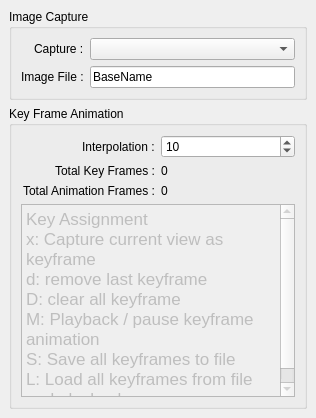
<?xml version="1.0" encoding="UTF-8"?>
<ui version="4.0">
 <class>AnimationControls</class>
 <widget class="QDockWidget" name="AnimationControls">
  <property name="geometry">
   <rect>
    <x>0</x>
    <y>0</y>
    <width>316</width>
    <height>418</height>
   </rect>
  </property>
  <property name="windowTitle">
   <string>Animation Controls</string>
  </property>
  <widget class="QWidget" name="dockWidgetContents">
   <layout class="QGridLayout" name="gridLayout">
    <item row="0" column="0">
     <widget class="QGroupBox" name="imageCaptureGBox">
      <property name="title">
       <string>Image Capture</string>
      </property>
      <layout class="QGridLayout" name="gridLayout_3">
       <item row="0" column="1">
        <widget class="QComboBox" name="captureCBox"/>
       </item>
       <item row="0" column="0" alignment="Qt::AlignRight">
        <widget class="QLabel" name="captureLbl">
         <property name="text">
          <string>Capture :</string>
         </property>
        </widget>
       </item>
       <item row="1" column="1">
        <widget class="QLineEdit" name="imageFileLEdit">
         <property name="text">
          <string>BaseName</string>
         </property>
        </widget>
       </item>
       <item row="1" column="0" alignment="Qt::AlignRight">
        <widget class="QLabel" name="imageFileLbl">
         <property name="text">
          <string>Image File :</string>
         </property>
        </widget>
       </item>
      </layout>
     </widget>
    </item>
    <item row="1" column="0">
     <widget class="QGroupBox" name="keyFrameAnimationGBox">
      <property name="title">
       <string>Key Frame Animation</string>
      </property>
      <layout class="QGridLayout" name="gridLayout_2">
       <item row="4" column="0" colspan="2">
        <widget class="QTextEdit" name="textEdit">
         <property name="enabled">
          <bool>false</bool>
         </property>
         <property name="html">
          <string>&lt;!DOCTYPE HTML PUBLIC &quot;-//W3C//DTD HTML 4.0//EN&quot; &quot;http://www.w3.org/TR/REC-html40/strict.dtd&quot;&gt;
&lt;html&gt;&lt;head&gt;&lt;meta name=&quot;qrichtext&quot; content=&quot;1&quot; /&gt;&lt;meta charset=&quot;utf-8&quot; /&gt;&lt;style type=&quot;text/css&quot;&gt;
p, li { white-space: pre-wrap; }
hr { height: 1px; border-width: 0; }
li.unchecked::marker { content: &quot;\2610&quot;; }
li.checked::marker { content: &quot;\2612&quot;; }
&lt;/style&gt;&lt;/head&gt;&lt;body style=&quot; font-family:'.AppleSystemUIFont'; font-size:13pt; font-weight:400; font-style:normal;&quot;&gt;
&lt;p style=&quot; margin-top:0px; margin-bottom:0px; margin-left:0px; margin-right:0px; -qt-block-indent:0; text-indent:0px;&quot;&gt;Key Assignment&lt;/p&gt;
&lt;p style=&quot; margin-top:0px; margin-bottom:0px; margin-left:0px; margin-right:0px; -qt-block-indent:0; text-indent:0px;&quot;&gt;x: Capture current view as keyframe&lt;/p&gt;
&lt;p style=&quot; margin-top:0px; margin-bottom:0px; margin-left:0px; margin-right:0px; -qt-block-indent:0; text-indent:0px;&quot;&gt;d: remove last keyframe&lt;/p&gt;
&lt;p style=&quot; margin-top:0px; margin-bottom:0px; margin-left:0px; margin-right:0px; -qt-block-indent:0; text-indent:0px;&quot;&gt;D: clear all keyframe&lt;/p&gt;
&lt;p style=&quot; margin-top:0px; margin-bottom:0px; margin-left:0px; margin-right:0px; -qt-block-indent:0; text-indent:0px;&quot;&gt;M: Playback / pause keyframe animation&lt;/p&gt;
&lt;p style=&quot; margin-top:0px; margin-bottom:0px; margin-left:0px; margin-right:0px; -qt-block-indent:0; text-indent:0px;&quot;&gt;S: Save all keyframes to file&lt;/p&gt;
&lt;p style=&quot; margin-top:0px; margin-bottom:0px; margin-left:0px; margin-right:0px; -qt-block-indent:0; text-indent:0px;&quot;&gt;L: Load all keyframes from file and playback&lt;/p&gt;&lt;/body&gt;&lt;/html&gt;</string>
         </property>
        </widget>
       </item>
       <item row="2" column="0" alignment="Qt::AlignRight">
        <widget class="QLabel" name="totalKeyFramesLbl">
         <property name="text">
          <string>Total Key Frames :</string>
         </property>
        </widget>
       </item>
       <item row="1" column="1">
        <widget class="QSpinBox" name="interpolationSBox">
         <property name="minimum">
          <number>1</number>
         </property>
         <property name="maximum">
          <number>1000</number>
         </property>
         <property name="value">
          <number>10</number>
         </property>
        </widget>
       </item>
       <item row="3" column="0" alignment="Qt::AlignRight">
        <widget class="QLabel" name="totalAnimationFramesLbl">
         <property name="text">
          <string>Total Animation Frames :</string>
         </property>
        </widget>
       </item>
       <item row="3" column="1">
        <widget class="QLabel" name="totalAnimationFramesValueLbl">
         <property name="text">
          <string>0</string>
         </property>
        </widget>
       </item>
       <item row="2" column="1">
        <widget class="QLabel" name="totalKeyFramesValueLbl">
         <property name="text">
          <string>0</string>
         </property>
        </widget>
       </item>
       <item row="1" column="0" alignment="Qt::AlignRight">
        <widget class="QLabel" name="interpolationLbl">
         <property name="text">
          <string>Interpolation :</string>
         </property>
        </widget>
       </item>
      </layout>
     </widget>
    </item>
   </layout>
  </widget>
 </widget>
 <resources/>
 <connections/>
</ui>
